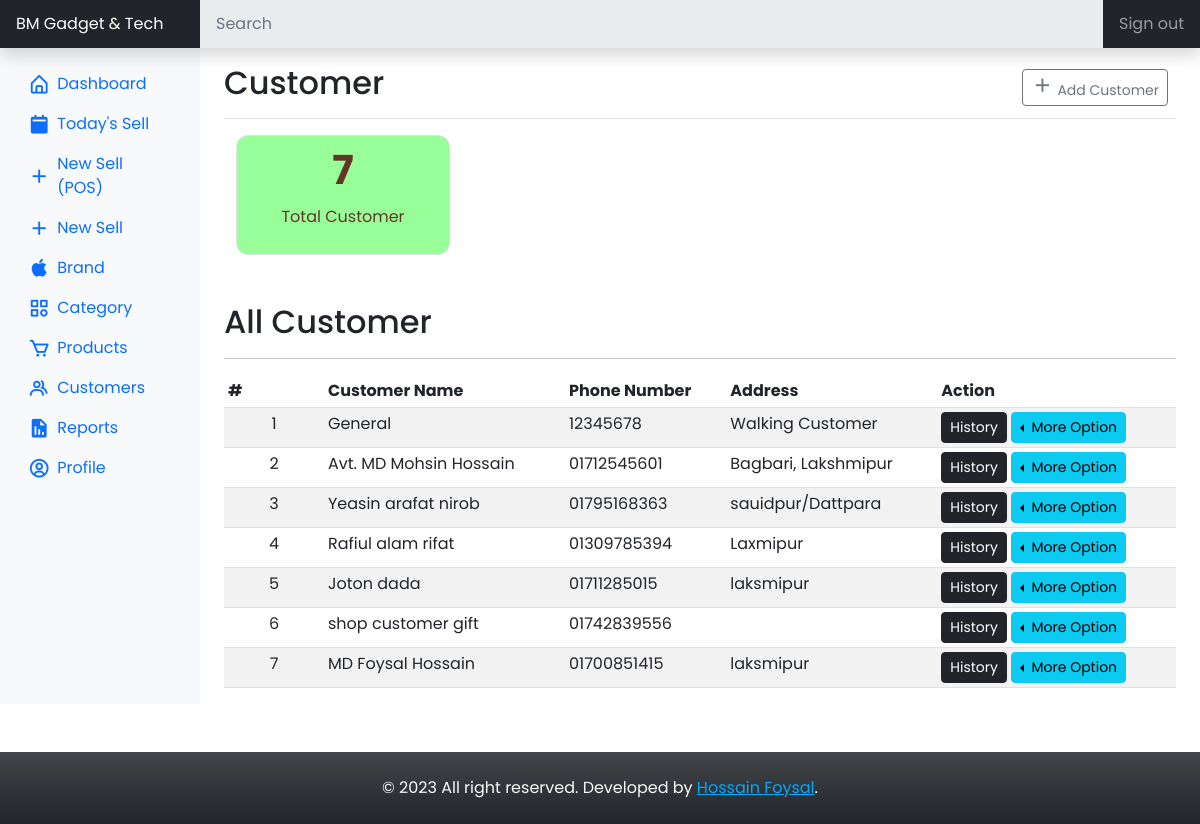
Page /dashboard/customers/ (signed in) on the committed database.
### application/models.py (models this page shows)
class Customers(db.Model, UserMixin):
    __tablename__ = 'customers'
    id = db.Column(db.Integer, primary_key=True)
    customer_name = db.Column(db.String(), nullable=False)
    customer_contact_number = db.Column(db.String())
    customer_address = db.Column(db.String())
    daily_sells = db.relationship('DailySells', backref=db.backref('daily_sells', lazy=True))

### application/dashboard/views.py (the view, shortened to what this page needs)
@dashboard.route('/dashboard/customers/', methods=['GET', 'POST'])
@login_required
def customer():
    customers = Customers.query.all()
    total_customer = Customers.query.paginate()
    form = AddCustomerForm()
    return render_template('dashboard/customer.html', title='Customer', form=form, customers=customers, total_customer=total_customer)

### application/dashboard/forms.py
class AddCustomerForm(FlaskForm):
    customer_name = StringField(
        'Customer Name',
        validators=[DataRequired()]
    )
    customer_contact_number = StringField(
        'Customer Contact Number',
        validators=[
            DataRequired(),
            Length(min=1, max=11)
        ]
    )
    customer_address = TextAreaField('Customer Address')
    submit = SubmitField('Save')

### application/models.py (called while the page is built)
@login_manager.user_loader
def load_user(user_id):
    return Users.query.get(int(user_id))

### application/templates/dashboard/customer.html (shortened to what this page needs)
{% extends 'layouts/root-dashboard.html' %}
{% block body %}
<header class="navbar navbar-dark sticky-top bg-dark flex-md-nowrap p-0 shadow">
	<a class="navbar-brand col-md-3 col-lg-2 me-0 px-3 fs-6" href="#">
		BM Gadget & Tech
	</a>
	<input class="form-control form-control-dark w-100 rounded-0 border-0" type="text" placeholder="Search"
		aria-label="Search" disabled />
	<div class="navbar-nav">
		<div class="nav-item text-nowrap">
			<a class="nav-link px-3" href="{{ url_for('dashboard.user_logout') }}">Sign out </a>
		</div>
	</div>
</header>
<div class="container-fluid">
	<div class="row">
		{% include 'helpers/_dashboard_side_nav.html' %}
		<main class="col-md-9 ms-sm-auto col-lg-10 px-md-4">
			<div
				class="d-flex justify-content-between flex-wrap flex-md-nowrap align-items-center pt-3 pb-2 mb-3 border-bottom">
				<h1 class="h2">Customer</h1>
				<div class="btn-toolbar mb-2 mb-md-0">
					<div class="btn-group me-2">
						<button type="button" class="btn btn-sm btn-outline-secondary" data-bs-toggle="modal"
							data-bs-target="#dailysellModal">
							<i class="bx bx-plus"></i>
							Add Customer
						</button>
					</div>
				</div>
			</div>
			<div class="container">
				<div class="row gap-2 mb-5">
					<div class="col-lg-3">
						<div class="border summery__box bg__mintgreen p-2">
							<h3 class="summery__box-title fs-1 fw-bolder">
								{{ total_customer.total }}
							</h3>
							<p class="summery__subtitle">Total Customer</p>
						</div>
					</div>
				</div>
			</div>
			<h2>All Customer</h2>
			<hr />
			{% if customers %}
			<div class="table-responsive">
				<table class="table table-striped table-sm">
					<thead>
						<tr>
							<th scope="col" width="100">#</th>
							<th scope="col">Customer Name</th>
							<th scope="col">Phone Number</th>
							<th scope="col">Address</th>
							<th scope="col">Action</th>
						</tr>
					</thead>
					<tbody>
						{% for customer in customers %}
						<tr>
							<td class="text-center counters">{{ customer.id }}</td>
							<td>{{ customer.customer_name }}</td>
							<td>{{ customer.customer_contact_number }}</td>
							<td>{{ customer.customer_address }}</td>
							<td>
								<a
									href="{{ url_for('dashboard.customer_payment_history', customer_id=customer.id) }}"
									class="btn btn-sm btn-dark">
									History
								</a>
								<div class="btn-group dropstart">
									<button type="button" class="btn btn-info btn-sm dropdown-toggle"
										data-bs-toggle="dropdown" aria-expanded="false">
										More Option
									</button>
								</div>
							</td>
						</tr>
						{% endfor %}
					</tbody>
				</table>
			</div>
			{% endif %}
		</main>
	</div>
</div>
{% endblock %}

### application/static/css/customize.css (style rules this page uses)
body { font-family: "Poppins", sans-serif; }
main { min-height: 80vh; }
.bx { font-size: 1.4rem; }
.navbar-brand { padding-top: .75rem; padding-bottom: .75rem; }
.navbar .form-control { padding: .75rem 1rem; }
.bg__mintgreen { background-color: #98ff98; color: #633528; }
.summery__box { width: 100%; height: 120px; display: grid; place-items: center; border-radius: 0.75rem; }
.bg__mintgreen .summery__box-title, .bg__mintgreen .summery__subtitle { color: #633528; }

### rows in the picture
Customers: id "1", customer_name "General", customer_contact_number "12345678", customer_address "Walking Customer"
Customers: id "2", customer_name "Avt. MD Mohsin Hossain", customer_contact_number "01712545601", customer_address "Bagbari, Lakshmipur"
Customers: id "3", customer_name "Yeasin arafat nirob", customer_contact_number "01795168363", customer_address "sauidpur/Dattpara"
Customers: id "4", customer_name "Rafiul alam rifat", customer_contact_number "01309785394", customer_address "Laxmipur"
Customers: id "5", customer_name "Joton dada", customer_contact_number "01711285015", customer_address "laksmipur"
Customers: id "6", customer_name "shop customer gift", customer_contact_number "01742839556"
Customers: id "7", customer_name "MD Foysal Hossain", customer_contact_number "01700851415", customer_address "laksmipur"

### other values in the picture
{{ total_customer.total }} "7"
